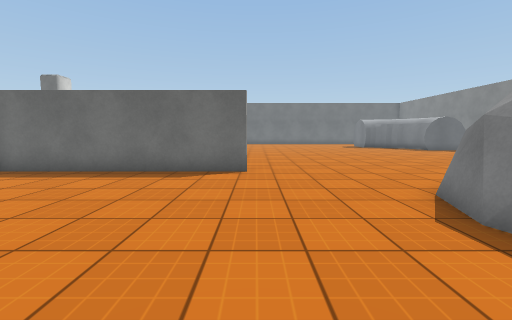
[1] (above)

21 first-person views from a walk through a scene from a Unity 3-D project. The camera is 1.2 m above the floor, tilts 6° down and sees 90° across. The floor is counted in squares, 1 m on a side. Each view is taken from the middle of a square. On the plan, view 1 faces up. The plan holds only what a view shows up to about 12 squares ahead; the rest is blank. The place goes on beyond the plan. The player character is not drawn. Surface patterns are stand-ins for the level's own textures.

[2]
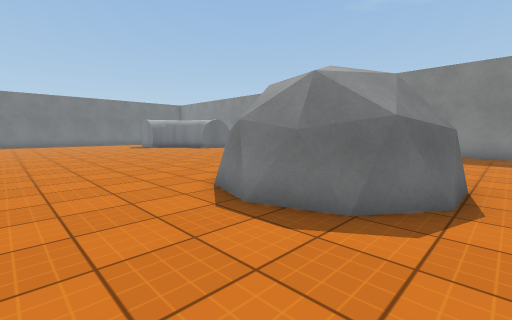

[3]
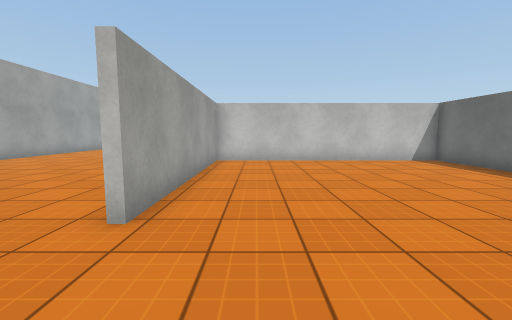

[4]
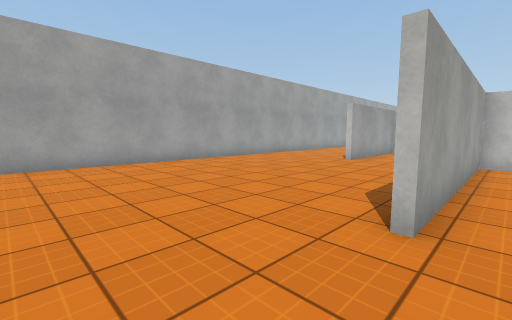

[5]
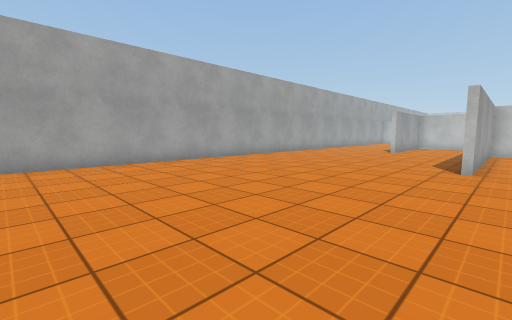

[6]
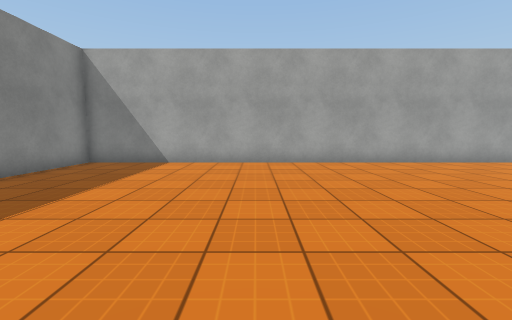

[7]
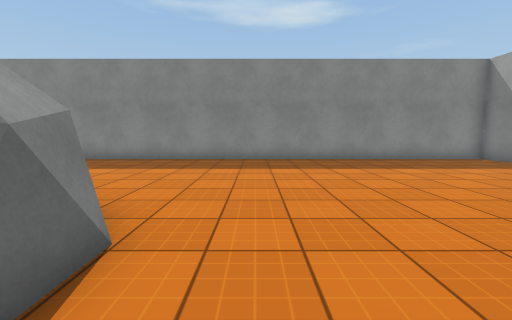

[8]
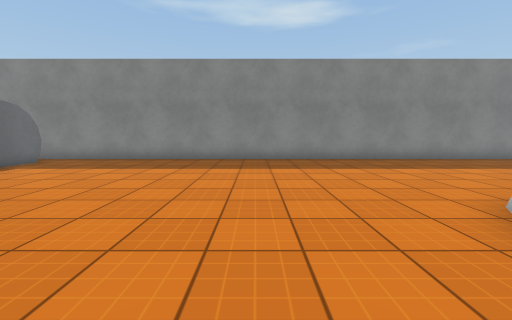

[9]
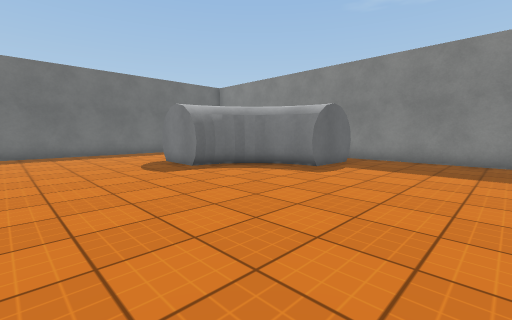

[10]
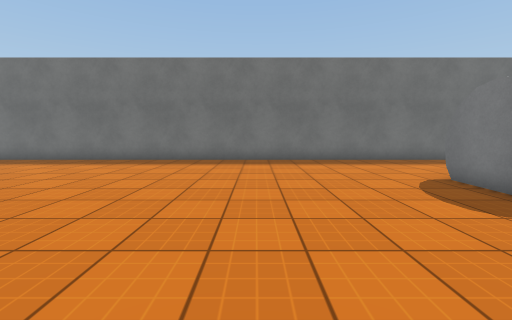

[11]
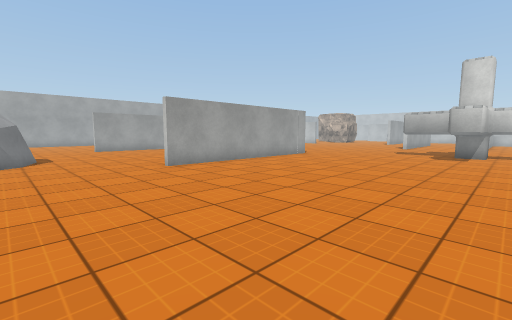

[12]
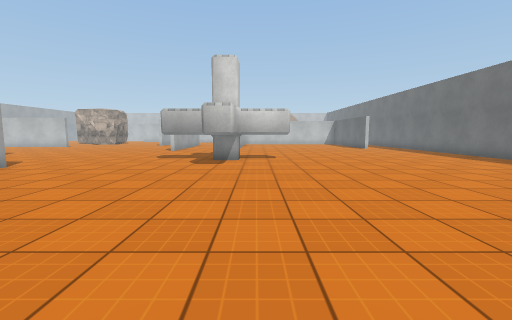

[13]
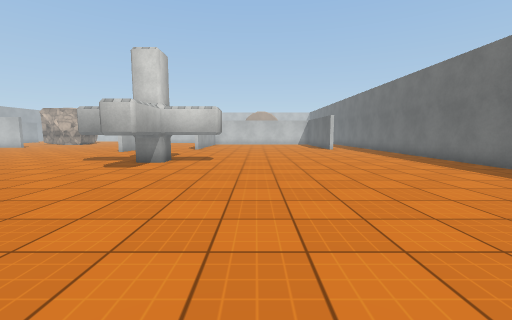

[14]
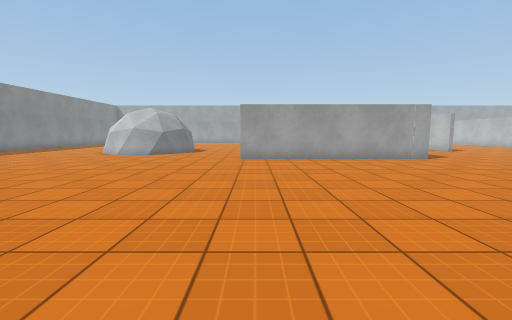

[15]
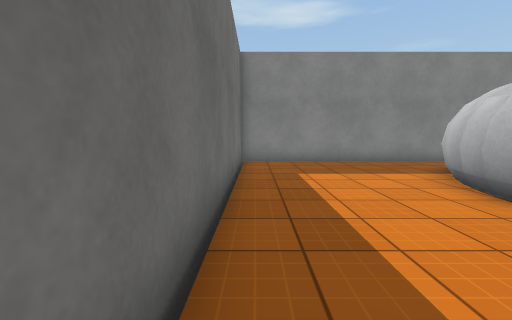

[16]
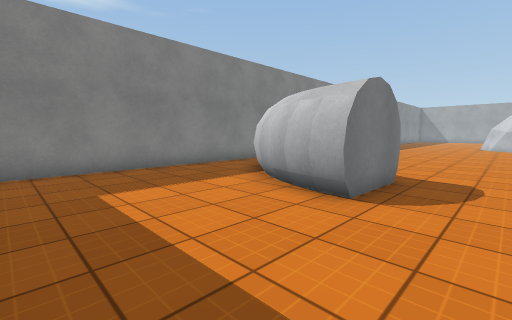

[17]
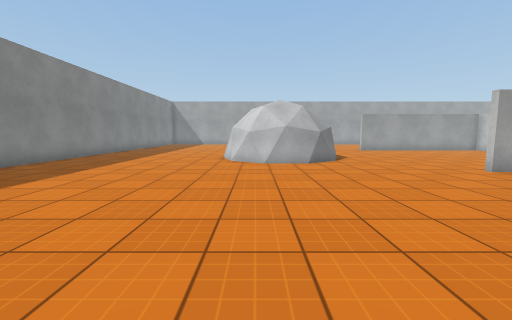

[18]
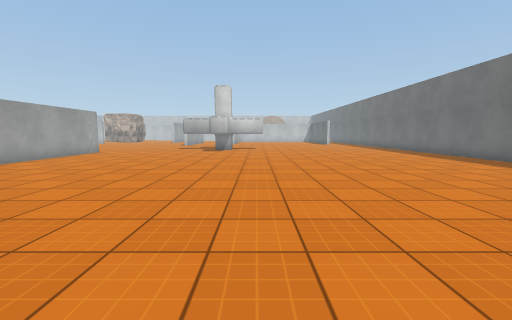

[19]
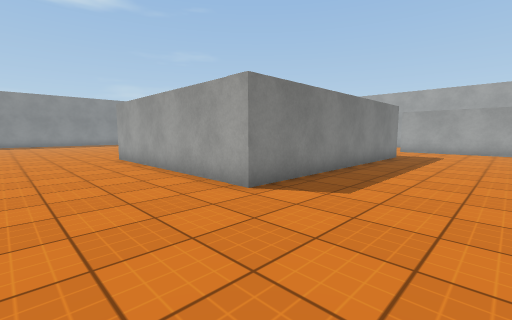

[20]
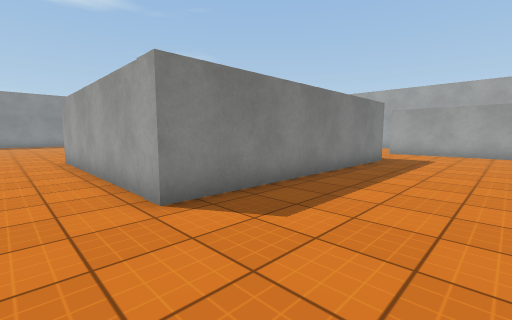

[21]
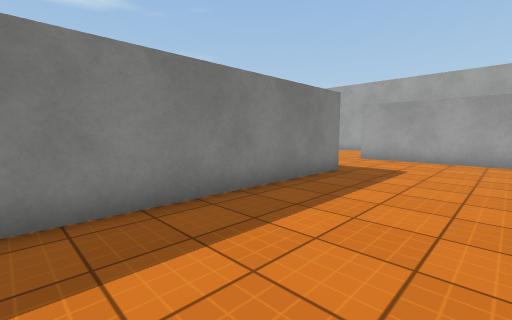

### Floor plan
Key: @ floor where view 1 was taken; # wall or solid block; . floor; O other object.
Columns run from 13 left of view 1 to 16 right of it. Each row starts with its distance up from view 1.
 29 ##############################
 28 .............................#
 27 .............................#
 26 .............................#
 25 .............................#
 24 ......................OO.....#
 23 ......................OOOO...#
 22 ......................OOOOO..#
 21 ......................OOOO  .#
 20 ........................OOO .#
 19 .........................OO  #
 18 .OO......................OOOO#
 17   O..........................#
 16  OOOO........................#
 15   O O........................#
 14   O..........................#
 13   O..........................#
 12 .............................#
 11 .............................#
 10 .............................#
  9 .............................#
  8 ....#########................#
  7 ....##.......................#
  6 ....##............OOO........#
  5 ....##...........OOOOO.......#
  4 ....##..........OOOOOO.......#
  3 ....##..........OOOO   ......#
  2 ....##...........OOO  .......#
  1 ....##...........OOOO........#
  0 ....##.......@...............#
 -1 ....##.......................#
 -2 ....#########................#
 -3 .....  ......................#
 -4 .............................#
 -5 .............................#
 -6 ######.......................#
 -7      ........................#
 -8     .........................#
 -9     .........................#
-10     ... .....................#
-11     ..   ....................#
-12     #    #####################

Positions as (right, up) in squares from view 1, and headings:
1: (0, 0), facing up
2: (0, 0), facing up-right
3: (3, 0), facing left
4: (3, -1), facing down-left
5: (9, -1), facing down-left
6: (9, -1), facing down
7: (4, -1), facing right
8: (4, 9), facing right
9: (4, 13), facing up-right
10: (4, 17), facing up
11: (4, 17), facing down-left
12: (0, 17), facing left
13: (-1, 20), facing left
14: (-1, 20), facing down
15: (5, 28), facing right
16: (7, 28), facing down-right
17: (7, 16), facing down
18: (7, 18), facing left
19: (-13, 12), facing down-right
20: (-13, 10), facing down-right
21: (-13, 6), facing down-right
